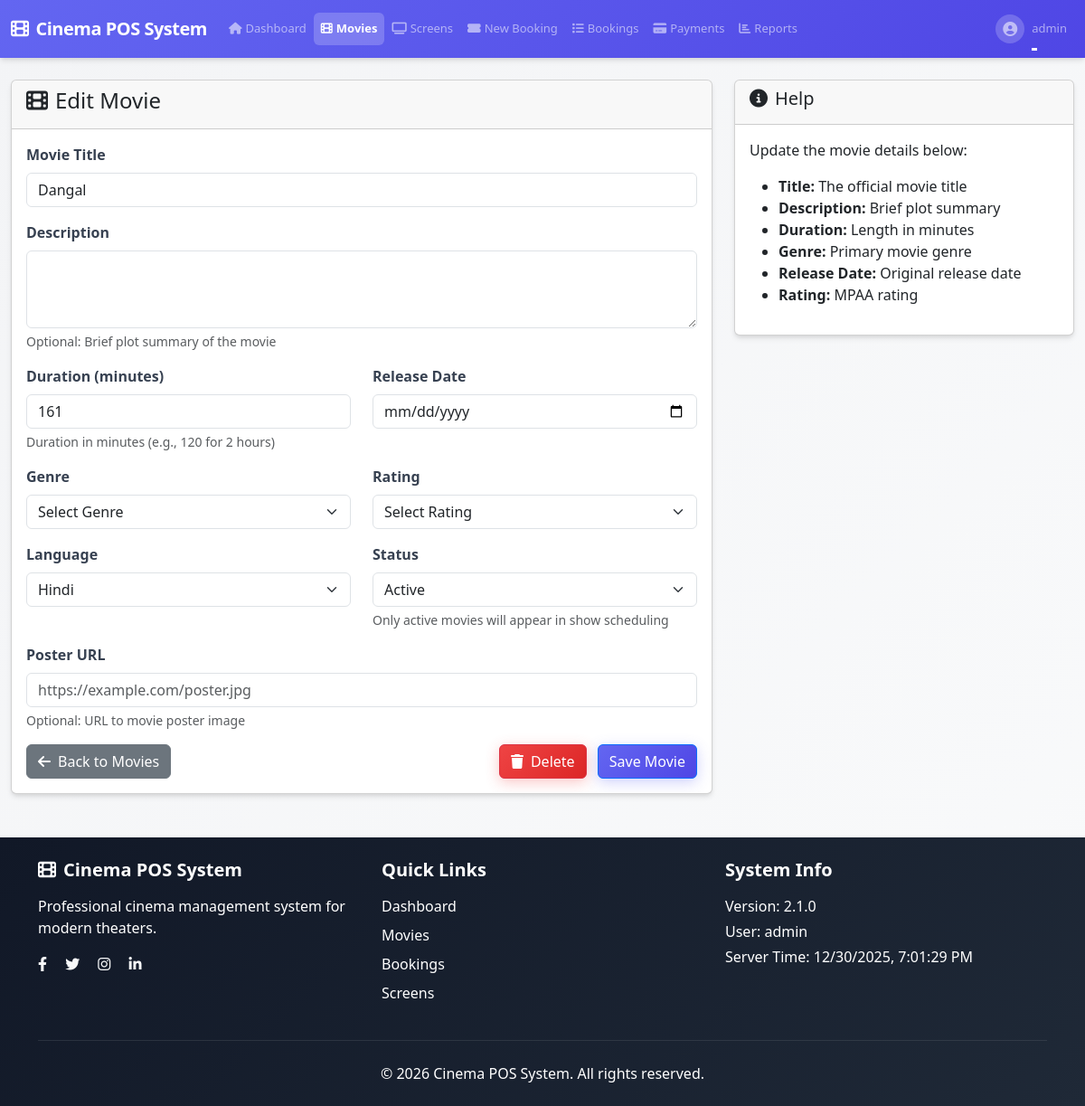
Before: /movies/edit/2 (signed in) with the older database file.
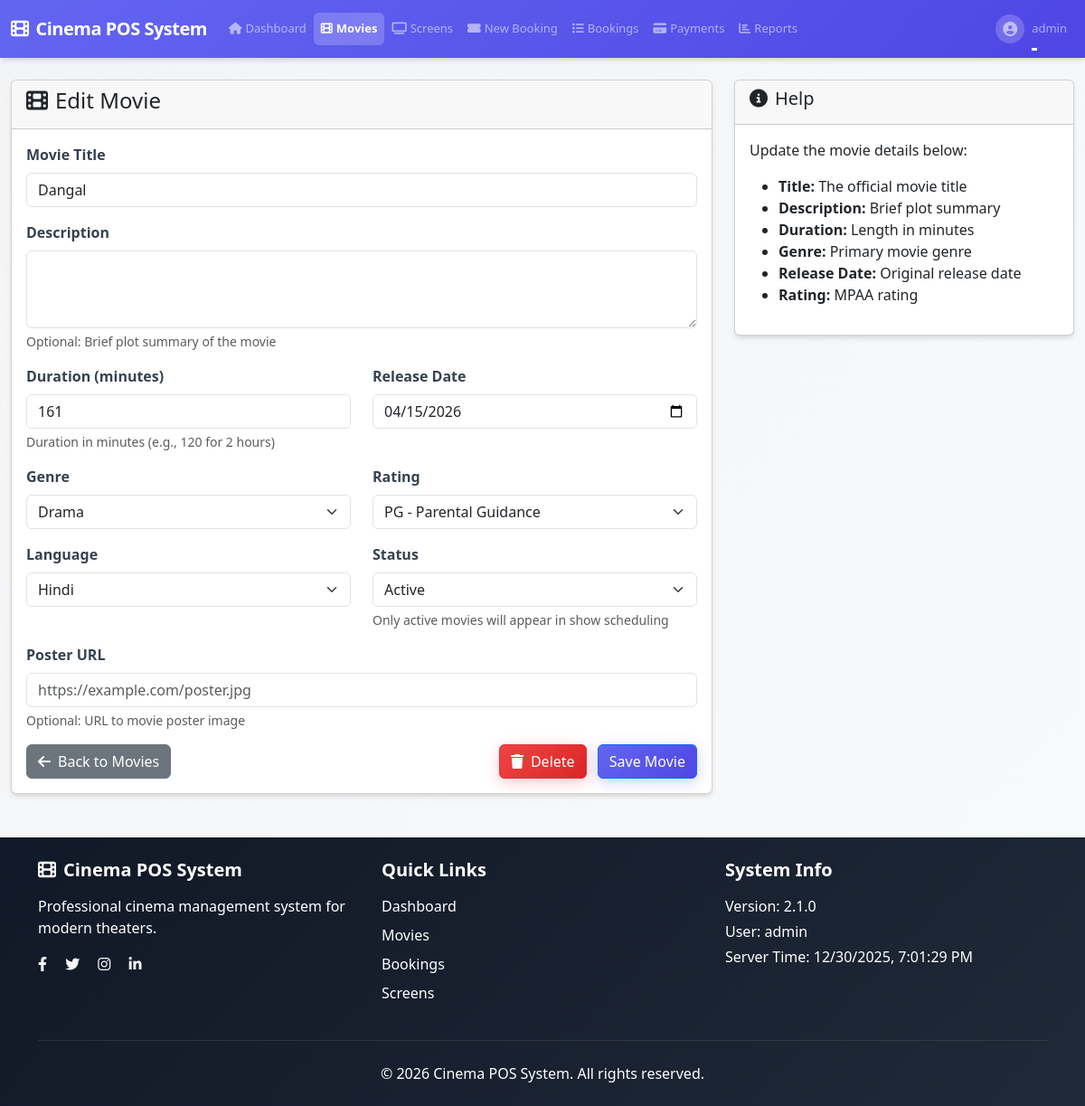
After: the same page with the newer database file.
### app/movies/models.py (models this page shows, shortened)
class Movie(db.Model):
    id = db.Column(db.Integer, primary_key=True)
    name = db.Column(db.String(100), nullable=False)
    description = db.Column(db.Text)
    duration = db.Column(db.Integer, nullable=False)  # in minutes
    genre = db.Column(db.String(50))
    release_date = db.Column(db.Date)
    poster_url = db.Column(db.String(255))  # URL to poster image
    rating = db.Column(db.String(10))  # MPAA rating
    language = db.Column(db.String(20), nullable=False)
    status = db.Column(db.Enum('active', 'inactive', name='movie_status'), default='active', nullable=False)
    created_at = db.Column(db.DateTime, default=datetime.utcnow)
    updated_at = db.Column(db.DateTime, default=datetime.utcnow, onupdate=datetime.utcnow)
    shows = db.relationship('Show', backref='movie', lazy=True)

### app/movies/routes.py (the view, shortened to what this page needs)
@bp.route('/edit/<int:id>', methods=['GET', 'POST'])
@login_required
@admin_required
def edit(id):
    movie = Movie.query.get_or_404(id)
    form = MovieForm(obj=movie)
    form._obj = movie
    if request.method == 'GET':
        form.name.data = movie.name
        form.description.data = movie.description
        form.duration.data = movie.duration
        form.genre.data = movie.genre
        form.release_date.data = movie.release_date
        form.poster_url.data = movie.poster_url
        form.rating.data = movie.rating
        form.language.data = movie.language
        form.status.data = movie.status
    return render_template('movies/edit.html', title='Edit Movie', form=form, movie=movie)

### app/__init__.py (called while the page is built)
@login_manager.user_loader
def load_user(user_id):
    from app.auth.models import User
    return User.query.get(int(user_id))

### app/auth/models.py (called while the page is built)
    def is_admin(self):
        from flask import session
        current_role = session.get('current_role')
        if current_role:
            return current_role == 'admin'
        return self.role == 'admin'

### templates/movies/edit.html (shortened to what the changed rows need)
{% extends "base.html" %}
{% block content %}
<div class="row">
    <div class="col-md-8">
        <div class="card">
            <div class="card-body">
                <form method="POST" novalidate>
                    <div class="mb-3">
                        {{ form.name.label(class="form-label") }}
                        {{ form.name(class="form-control" + (" is-invalid" if form.name.errors else "")) }}
                    </div>
                    <div class="mb-3">
                        {{ form.description.label(class="form-label") }}
                        {{ form.description(class="form-control" + (" is-invalid" if form.description.errors else ""), rows="3") }}
                        <div class="form-text">Optional: Brief plot summary of the movie</div>
                    </div>
                    <div class="row">
                        <div class="col-md-6">
                            <div class="mb-3">
                                {{ form.duration.label(class="form-label") }}
                                {{ form.duration(class="form-control" + (" is-invalid" if form.duration.errors else "")) }}
                                <div class="form-text">Duration in minutes (e.g., 120 for 2 hours)</div>
                            </div>
                        </div>
                        <div class="col-md-6">
                            <div class="mb-3">
                                {{ form.release_date.label(class="form-label") }}
                                {{ form.release_date(class="form-control" + (" is-invalid" if form.release_date.errors else "")) }}
                            </div>
                        </div>
                    </div>
                    <div class="row">
                        <div class="col-md-6">
                            <div class="mb-3">
                                {{ form.genre.label(class="form-label") }}
                                {{ form.genre(class="form-select" + (" is-invalid" if form.genre.errors else "")) }}
                            </div>
                        </div>
                        <div class="col-md-6">
                            <div class="mb-3">
                                {{ form.rating.label(class="form-label") }}
                                {{ form.rating(class="form-select" + (" is-invalid" if form.rating.errors else "")) }}
                            </div>
                        </div>
                    </div>
                    <div class="row">
                        <div class="col-md-6">
                            <div class="mb-3">
                                {{ form.language.label(class="form-label") }}
                                {{ form.language(class="form-select" + (" is-invalid" if form.language.errors else "")) }}
                            </div>
                        </div>
                        <div class="col-md-6">
                            <div class="mb-3">
                                {{ form.status.label(class="form-label") }}
                                {{ form.status(class="form-select" + (" is-invalid" if form.status.errors else "")) }}
                                <div class="form-text">Only active movies will appear in show scheduling</div>
                            </div>
                        </div>
                    </div>
                    <div class="mb-3">
                        {{ form.poster_url.label(class="form-label") }}
                        {{ form.poster_url(class="form-control" + (" is-invalid" if form.poster_url.errors else ""), placeholder="https://example.com/poster.jpg") }}
                        <div class="form-text">Optional: URL to movie poster image</div>
                    </div>
                </form>
            </div>
        </div>
    </div>
</div>
{% endblock %}

Changed rows visible on the page:
changed Movie "Dangal": release_date (not shown) → "04/15/2026"; genre "Select Genre" → "Drama"; rating "Select Rating" → "PG - Parental Guidance"
